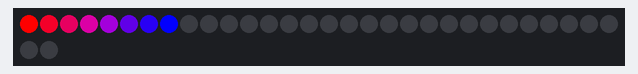
A sketch run on a simulated Arduino Uno, built with avr-gcc and run on an emulated ATmega328P. Shown: 32 RGB LEDs in strip order, left to right, continuing on the next row.

Above: at 6.8 s.
At 14.3 s:
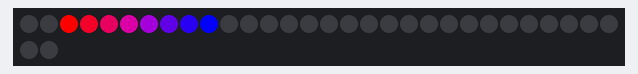
At 21.8 s:
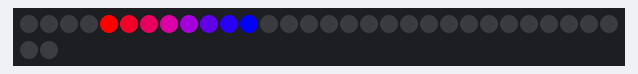
At 29.3 s:
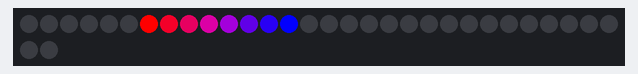
At 36.8 s:
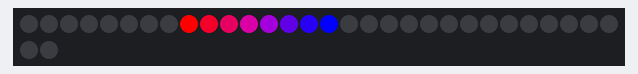

The sketch:

moving_gradient_example.ino
```cpp
//***************************************************************
// Moving gradient example
// It will wrap around, and the direction can be reversed.
// This is done a bit different then you might expect as I'm
// filling the gradient once in setup() and saving the colors
// in a seperate CRGB array.  Then coping those into the main
// leds array as needed when moving it around.
//
// Marc Miller, Jan 2016
//***************************************************************

#include "FastLED.h"
#define LED_TYPE LPD8806
#define DATA_PIN 11
#define CLOCK_PIN 13
#define NUM_LEDS 32
#define COLOR_ORDER GRB
#define BRIGHTNESS 255
CRGB leds[NUM_LEDS];

// User variables
CHSV gradStartColor(0,255,255);  // Gradient start color.
CHSV gradEndColor(161,255,255);  // Gradient end color.
uint8_t gradStartPos = 0;  // Starting position of the gradient.
#define gradLength 8  // How many pixels (in total) is the grad from start to end.
int8_t gradDelta = 1;  // 1 or -1.  (Negative value reverses direction.)

// If you wanted to move your gradient 32 pixels in 120 seconds, then:
// 120sec / 32pixel = 3.75sec
// 3.75sec x 1000miliseconds/sec = 3750milliseconds
#define gradMoveDelay 3750  // How fast to move the gradient (in Milliseconds)

CRGB grad[gradLength];  // A place to save the gradient colors. (Don't edit this)


//---------------------------------------------------------------
void setup() {
  Serial.begin(115200);  // Allows serial monitor output (check your baud rate)
  delay(3000);  // Startup delay
  FastLED.addLeds<LED_TYPE,DATA_PIN,CLOCK_PIN,COLOR_ORDER>(leds, NUM_LEDS);  // ***For strips using Clock.
  //FastLED.addLeds<LED_TYPE,DATA_PIN>(leds, NUM_LEDS);  // ***For Clock-less strips.
  FastLED.setBrightness(BRIGHTNESS);

  //fill the array that stores the gradient colors.
  fill_gradient(grad, gradStartPos, gradStartColor, gradStartPos+gradLength-1, gradEndColor, SHORTEST_HUES);

} //end setup


//---------------------------------------------------------------
void loop() { //START MAIN LOOP
  EVERY_N_MILLISECONDS(gradMoveDelay) {
    uint8_t count = 0;
    for (uint8_t i = gradStartPos; i < gradStartPos+gradLength; i++) {
      leds[i % NUM_LEDS] = grad[count];
      count++;
    }
    FastLED.show();  // Display the pixels.
    FastLED.clear();  // Clear the strip to not leave behind lit pixels as grad moves.

    gradStartPos = gradStartPos + gradDelta;  // Update start position.
    if ( (gradStartPos > NUM_LEDS-1) || (gradStartPos < 0) ) {  // Check if outside NUM_LEDS range
      gradStartPos = gradStartPos % NUM_LEDS;  // Loop around as needed.
    }

  } //end EVERY_N gradMoveDelay

} //END MAIN LOOP
```
